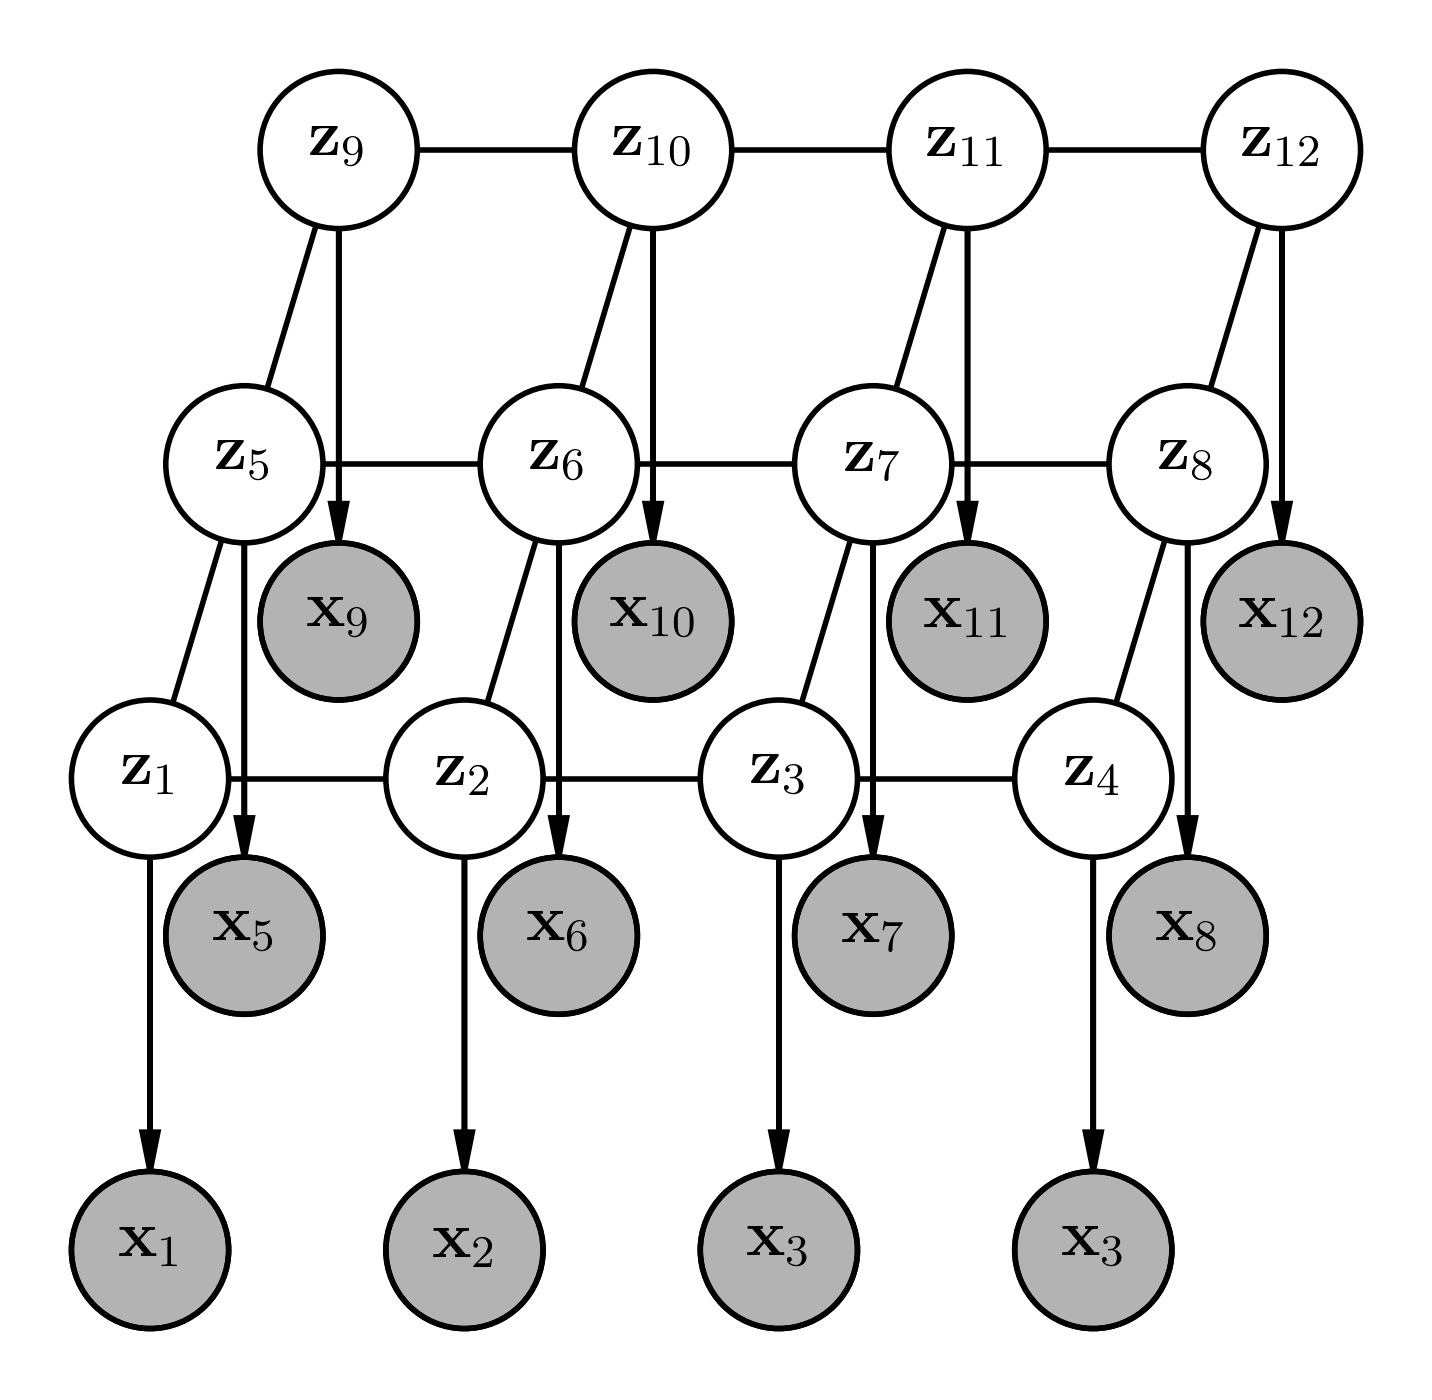

Write the Python code that produced this figure.
import daft
from matplotlib import rc


import matplotlib.pyplot as plt
import matplotlib

plt.rc( 'text',       usetex   = True )
plt.rc( 'text.latex', preamble = r'\usepackage{amsmath}\usepackage{amssymb}\usepackage{bm}' )

rc( "font", family = "serif", size = 12 )
rc( "text", usetex = True )

pgm = daft.PGM()

pgm.add_node( "x_1",     r"$\mathbf{x}_{1}$",    1,   0, observed=True )
pgm.add_node( "x_2",     r"$\mathbf{x}_{2}$",    2,   0, observed=True )
pgm.add_node( "x_3",     r"$\mathbf{x}_{3}$",    3,   0, observed=True )
pgm.add_node( "x_4",     r"$\mathbf{x}_{3}$",    4,   0, observed=True )

pgm.add_node( "x_5",     r"$\mathbf{x}_{5}$",    1.3, 1, observed=True )
pgm.add_node( "x_6",     r"$\mathbf{x}_{6}$",    2.3, 1, observed=True )
pgm.add_node( "x_7",     r"$\mathbf{x}_{7}$",    3.3, 1, observed=True )
pgm.add_node( "x_8",     r"$\mathbf{x}_{8}$",    4.3, 1, observed=True )

pgm.add_node( "x_9",     r"$\mathbf{x}_{9}$",    1.6, 2, observed=True )
pgm.add_node( "x_10",    r"$\mathbf{x}_{10}$",   2.6, 2, observed=True )
pgm.add_node( "x_11",    r"$\mathbf{x}_{11}$",   3.6, 2, observed=True )
pgm.add_node( "x_12",    r"$\mathbf{x}_{12}$",   4.6, 2, observed=True )


pgm.add_node( "w_1",     r"$\mathbf{z}_{1}$",    1,   1.5 )
pgm.add_node( "w_2",     r"$\mathbf{z}_{2}$",    2,   1.5 )
pgm.add_node( "w_3",     r"$\mathbf{z}_{3}$",    3,   1.5 )
pgm.add_node( "w_4",     r"$\mathbf{z}_{4}$",    4,   1.5 )

pgm.add_node( "w_5",     r"$\mathbf{z}_{5}$",    1.3, 2.5 )
pgm.add_node( "w_6",     r"$\mathbf{z}_{6}$",    2.3, 2.5 )
pgm.add_node( "w_7",     r"$\mathbf{z}_{7}$",    3.3, 2.5 )
pgm.add_node( "w_8",     r"$\mathbf{z}_{8}$",    4.3, 2.5 )

pgm.add_node( "w_9",     r"$\mathbf{z}_{9}$",    1.6, 3.5 )
pgm.add_node( "w_10",    r"$\mathbf{z}_{10}$",   2.6, 3.5 )
pgm.add_node( "w_11",    r"$\mathbf{z}_{11}$",   3.6, 3.5 )
pgm.add_node( "w_12",    r"$\mathbf{z}_{12}$",   4.6, 3.5 )


cdots_dic = {}
cdots_dic[ "linestyle"   ] = ":"
cdots_dic[ "head_width"  ] = 0
cdots_dic[ "head_length" ] = 0

undirected_dic = {}
undirected_dic[ "head_width"  ] = 0
undirected_dic[ "head_length" ] = 0

# Edges.
pgm.add_edge( "w_1",    "x_1" )
pgm.add_edge( "w_2",    "x_2" )
pgm.add_edge( "w_3",    "x_3" )
pgm.add_edge( "w_4",    "x_4" )
pgm.add_edge( "w_5",    "x_5" )
pgm.add_edge( "w_6",    "x_6" )
pgm.add_edge( "w_7",    "x_7" )
pgm.add_edge( "w_8",    "x_8" )
pgm.add_edge( "w_9",    "x_9" )
pgm.add_edge( "w_10",   "x_10")
pgm.add_edge( "w_11",   "x_11")
pgm.add_edge( "w_12",   "x_12")

pgm.add_edge( "w_1",    "w_2",   plot_params = undirected_dic )
pgm.add_edge( "w_2",    "w_3",   plot_params = undirected_dic )
pgm.add_edge( "w_3",    "w_4",   plot_params = undirected_dic )

pgm.add_edge( "w_5",    "w_6",   plot_params = undirected_dic )
pgm.add_edge( "w_6",    "w_7",   plot_params = undirected_dic )
pgm.add_edge( "w_7",    "w_8",   plot_params = undirected_dic )

pgm.add_edge( "w_9",    "w_10",  plot_params = undirected_dic )
pgm.add_edge( "w_10",   "w_11",  plot_params = undirected_dic )
pgm.add_edge( "w_11",   "w_12",  plot_params = undirected_dic )

pgm.add_edge( "w_1",    "w_5",  plot_params = undirected_dic )
pgm.add_edge( "w_5",    "w_9",  plot_params = undirected_dic )

pgm.add_edge( "w_2",    "w_6",  plot_params = undirected_dic )
pgm.add_edge( "w_6",    "w_10", plot_params = undirected_dic )

pgm.add_edge( "w_3",    "w_7",  plot_params = undirected_dic )
pgm.add_edge( "w_7",    "w_11", plot_params = undirected_dic )

pgm.add_edge( "w_4",    "w_8",  plot_params = undirected_dic )
pgm.add_edge( "w_8",    "w_12", plot_params = undirected_dic )

# Render and save.
pgm.render()
pgm.savefig( "grid_generative.pdf" )
pgm.savefig( "grid_generative.png", dpi = 400 )
